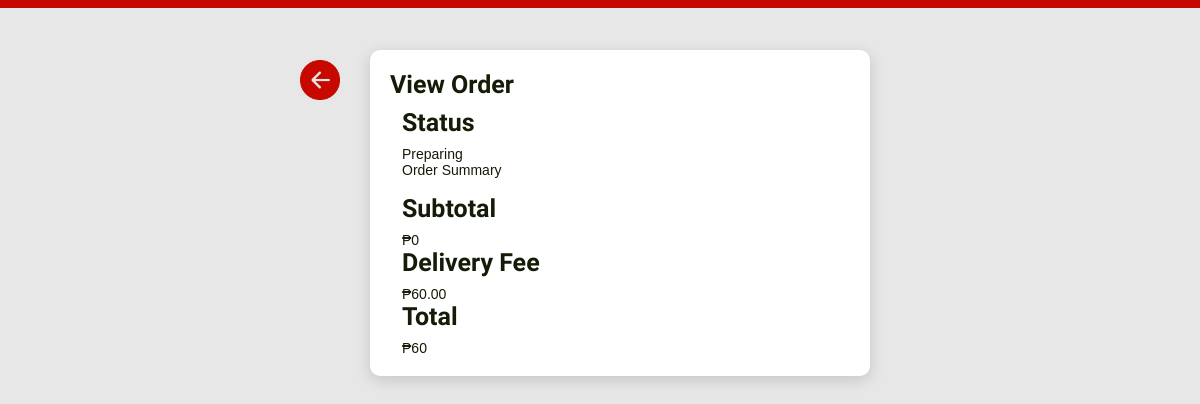
Before: /admin/view-order.php?o_id=3 (signed in) with the older database file.
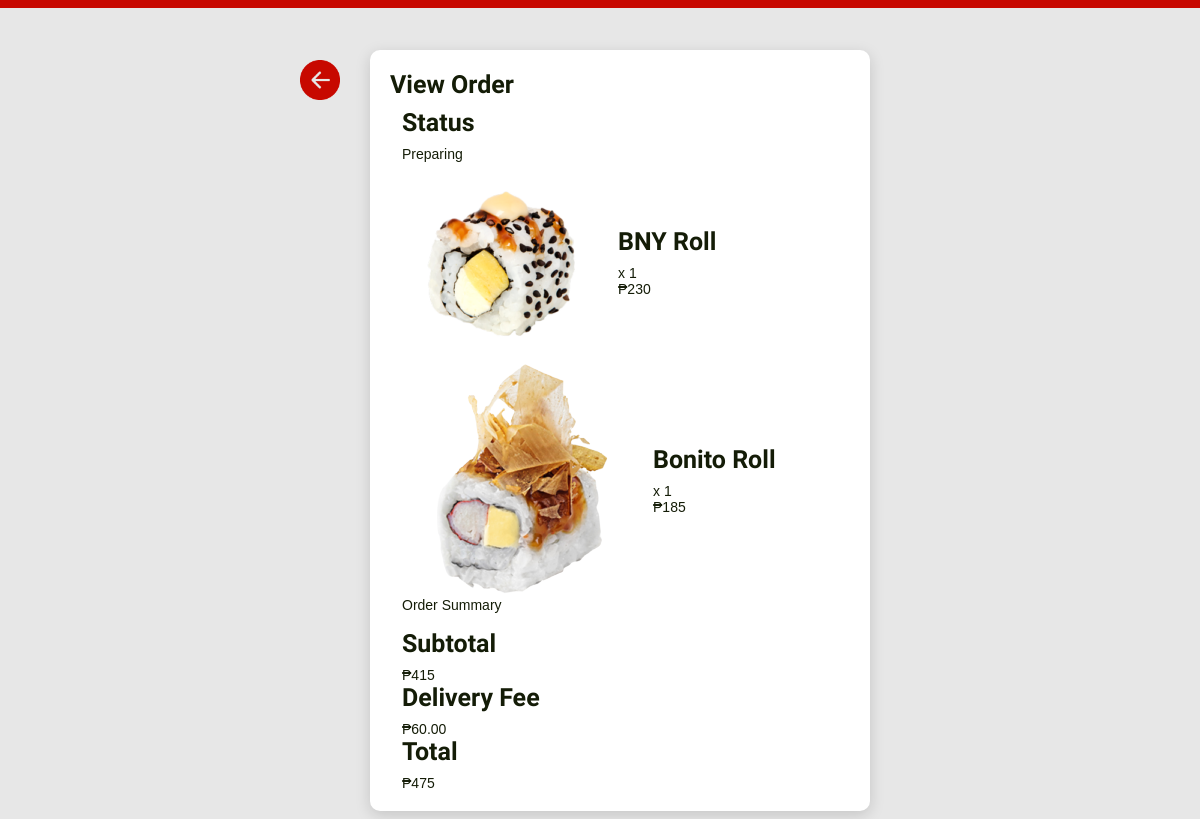
After: the same page with the newer database file.
### tables this page shows
CREATE TABLE `user_orders` (
  `id` int(11) NOT NULL,
  `order_number` int(11) NOT NULL,
  `product_id` int(255) NOT NULL,
  `quantity` int(11) NOT NULL,
  `date` datetime DEFAULT NULL,
  `status` int(11) DEFAULT NULL,
  `user_id` int(11) DEFAULT NULL
);

CREATE TABLE `products` (
  `p_id` int(11) NOT NULL,
  `image` varchar(400) DEFAULT NULL,
  `productName` varchar(255) DEFAULT NULL,
  `price` int(11) NOT NULL,
  `category` int(11) DEFAULT NULL
);

### admin/view-order.php (the view, shortened to what this page needs)
<?php
require "../conn.php";
?>
<!DOCTYPE html>
<html dir="ltr" lang="en">
<head>
    <link href="../css/style.min.css" rel="stylesheet">
    <link href="../css/pagestyles.css" rel="stylesheet">
</head>
<body>
    <div class="wrapper">
        <div class="top-line"></div>
        <div class="back-icon">
            <a href="../admin/order-history.php">
                <img src="../img/backicon.png">
            </a>
        </div>
        <div class="edituserblock">
            <h2>View Order</h2>
            <div class="container">
                <div class="status">
                    <h2 class="status-label">Status</h2>
                    <?php
                    $id = $_GET['o_id'];
                    $query = "SELECT * FROM user_orders JOIN products ON user_orders.product_id = products.p_id WHERE order_number = $id";
                    $result=mysqli_query($conn,$query);
                    $row = mysqli_fetch_assoc($result);
                    if ($row['status'] = 1) {
                           echo "<div class='order-progress p-preparing'>Preparing</div>";
                        } elseif($row['status'] = 2) {
                           echo "<div class='order-progress p-delivery'>Out for Delivery</div>";
                        } else {
                            echo "<div class='order-progress p-none'>No ongoing order</div>";
                        }
                    ?>
                </div>
                <?php
                    $query = "SELECT * FROM user_orders JOIN products ON user_orders.product_id = products.p_id WHERE order_number = $id";
                    $result=mysqli_query($conn,$query);
                $subTotal = 0;
                while($row = mysqli_fetch_assoc($result)) {
                ?>
                <div class="d-flex">
                    <div class="food-item-1 w-100">
                        <div class="d-flex align-items-center">
                            <div class="food-img flex-shrink-0">
                                <img src="../img/menu/<?php echo $row['image'] ?>" alt="food image">
                            </div>
                            <div class="food-content flex-grow-1 ms-3">
                                <div class="fn">
                                    <h2 class="food-name"><?php echo $row['productName'] ?></h2>
                                    <span class="fn-quantity">x <?php echo $row['quantity'] ?></span>
                                </div>
                                <span class="food-price">₱<?php echo $row['price'] ?></span>
                            </div>
                        </div>
                    </div>
                </div>
                <?php
                    $subTotal += $row['price'] * $row['quantity'];
                } ?>
               <div class="col-lg-4 col-12 right-col right-side justify-content-center align-self-stretch">
                   <p>Order Summary</p>
                   <div class="subtotal">
                       <h2 class="subtotal-label">Subtotal</h2>
                       <span class="subtotal-price">₱<?php echo $subTotal; ?></span>
                   </div>
                   <div class="df">
                       <h2 class="df-label">Delivery Fee</h2>
                       <span class="df-price">₱60.00</span>
                   </div>
                   <div class="total">
                       <h2 class="total-label">Total</h2>
                       <span class="total-price">₱<?php echo $subTotal + 60; ?></span>
                   </div>
            </div>
        </div>
    </div>
</body>
</html>

### css/pagestyles.css (style rules this page uses)
body { font: 14px sans-serif; background-color: #e7e7e7; color: #141C07; }
.wrapper { width: 360px; padding: 20px; }
.wrapper { width: 400px; margin: 0 auto; }
.top-line { position: absolute; height: 8px; left: -0.21%; right: 0%; top: 0px; background: #C70800; }
.back-icon img { width: 40px; height: 40px; top: 60px; left: calc(50% - 500px/2); position: absolute; }
.edituserblock { background-color: #fff; border-radius: 10px; padding: 20px; width: 400px; margin-top: 30px; box-shadow: 0px 4px 15px rgba(0, 0, 0, 0.15); }
.edituserblock h2 { font-weight: 700; font-size: 25px; font-family: 'Readex Pro'; }

### admin/view-order.php (style rules this page uses)
body { font: 14px sans-serif; background-color: #e7e7e7; color: #141C07; }
.wrapper { width: 360px; padding: 20px; }
.wrapper { width: 500px; margin: 0 auto; }
.edituserblock { background-color: #fff; border-radius: 10px; padding: 20px; width: 500px; margin-top: 30px; box-shadow: 0px 4px 15px rgba(0, 0, 0, 0.15); }
.back-icon img { width: 40px; height: 40px; top: 60px; left: calc(50% - 600px/2); position: absolute; }

Changed rows visible on the page:
added user_orders: product.image (picture), product.productName "BNY Roll", quantity "1", product.price "230"
added user_orders: product.image (picture), product.productName "Bonito Roll", quantity "1", product.price "185"
Other visible differences:
$subTotal: "0" → "415"
$subTotal + 60: "60" → "475"
